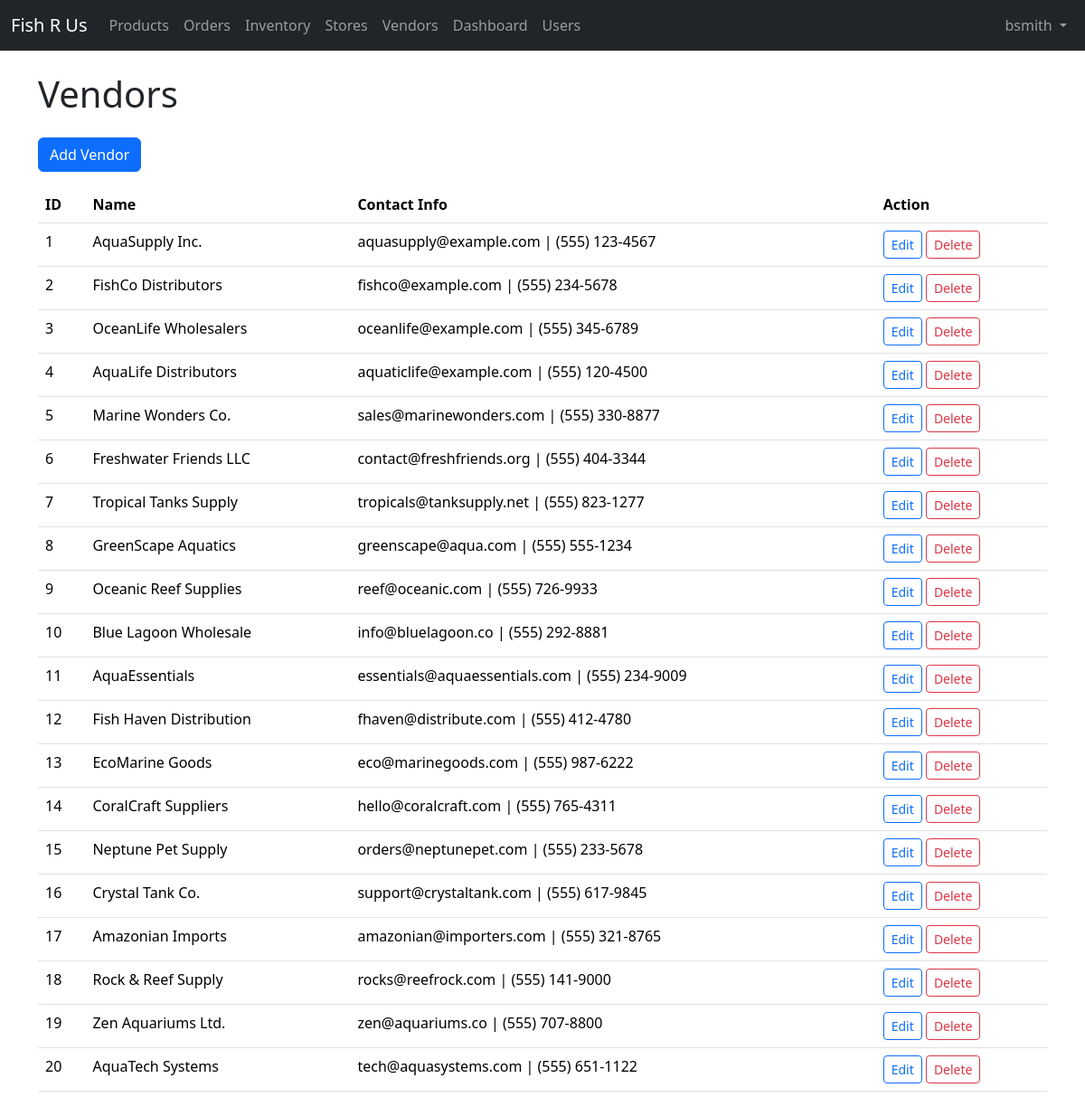
The page /src:php:/vendors.php (signed in) on the database its author committed.
### tables this page shows
CREATE TABLE `vendors` (
  `id` int NOT NULL,
  `name` varchar(100) NOT NULL,
  `contact_info` text
);

### src:php:/vendors.php (the view, shortened to what this page needs)
<?php
include 'db.php';
include 'navbar.php';
$vendors = $pdo->query("SELECT * FROM vendors")->fetchAll(PDO::FETCH_ASSOC);
?>
<!DOCTYPE html><html lang="en"><head><meta charset="UTF-8">
<link href="https://cdn.jsdelivr.net/npm/bootstrap@5.3.3/dist/css/bootstrap.min.css" rel="stylesheet">
</head><body><div class="container py-4">
<h1 class="mb-4">Vendors</h1>
<button class="btn btn-primary mb-3" data-bs-toggle="collapse" data-bs-target="#addVendor">Add Vendor</button>
<table class="table table-hover">
<thead><tr><th>ID</th><th>Name</th><th>Contact Info</th><th>Action</th></tr></thead>
<tbody>
<?php foreach($vendors as $v): ?>
<tr>
<td><?= $v['id'] ?></td>
<td><?= htmlspecialchars($v['name']) ?></td>
<td><?= nl2br(htmlspecialchars($v['contact_info'])) ?></td>
<td>
  <a href="vendors.php?action=edit&id=<?= $v['id'] ?>" class="btn btn-sm btn-outline-primary">Edit</a>
  <a href="vendors.php?action=delete&id=<?= $v['id'] ?>" class="btn btn-sm btn-outline-danger" onclick="return confirm('Delete vendor?');">Delete</a>
</td>
</tr>
<?php endforeach; ?>
</tbody></table>
</div><script src="https://cdn.jsdelivr.net/npm/bootstrap@5.3.3/dist/js/bootstrap.bundle.min.js"></script></body></html>

### rows shown on the page
vendors: id "1", name "AquaSupply Inc.", contact_info "aquasupply@example.com | (555) 123-4567"
vendors: id "2", name "FishCo Distributors", contact_info "fishco@example.com | (555) 234-5678"
vendors: id "3", name "OceanLife Wholesalers", contact_info "oceanlife@example.com | (555) 345-6789"
vendors: id "4", name "AquaLife Distributors", contact_info "aquaticlife@example.com | (555) 120-4500"
vendors: id "5", name "Marine Wonders Co.", contact_info "sales@marinewonders.com | (555) 330-8877"
vendors: id "6", name "Freshwater Friends LLC", contact_info "contact@freshfriends.org | (555) 404-3344"
vendors: id "7", name "Tropical Tanks Supply", contact_info "tropicals@tanksupply.net | (555) 823-1277"
vendors: id "8", name "GreenScape Aquatics", contact_info "greenscape@aqua.com | (555) 555-1234"
vendors: id "9", name "Oceanic Reef Supplies", contact_info "reef@oceanic.com | (555) 726-9933"
vendors: id "10", name "Blue Lagoon Wholesale", contact_info "info@bluelagoon.co | (555) 292-8881"
vendors: id "11", name "AquaEssentials", contact_info "essentials@aquaessentials.com | (555) 234-9009"
vendors: id "12", name "Fish Haven Distribution", contact_info "fhaven@distribute.com | (555) 412-4780"
vendors: id "13", name "EcoMarine Goods", contact_info "eco@marinegoods.com | (555) 987-6222"
vendors: id "14", name "CoralCraft Suppliers", contact_info "hello@coralcraft.com | (555) 765-4311"
vendors: id "15", name "Neptune Pet Supply", contact_info "orders@neptunepet.com | (555) 233-5678"
vendors: id "16", name "Crystal Tank Co.", contact_info "support@crystaltank.com | (555) 617-9845"
vendors: id "17", name "Amazonian Imports", contact_info "amazonian@importers.com | (555) 321-8765"
vendors: id "18", name "Rock & Reef Supply", contact_info "rocks@reefrock.com | (555) 141-9000"
vendors: id "19", name "Zen Aquariums Ltd.", contact_info "zen@aquariums.co | (555) 707-8800"
vendors: id "20", name "AquaTech Systems", contact_info "tech@aquasystems.com | (555) 651-1122"

### other values the page prints
$_SESSION['username'] "bsmith"
